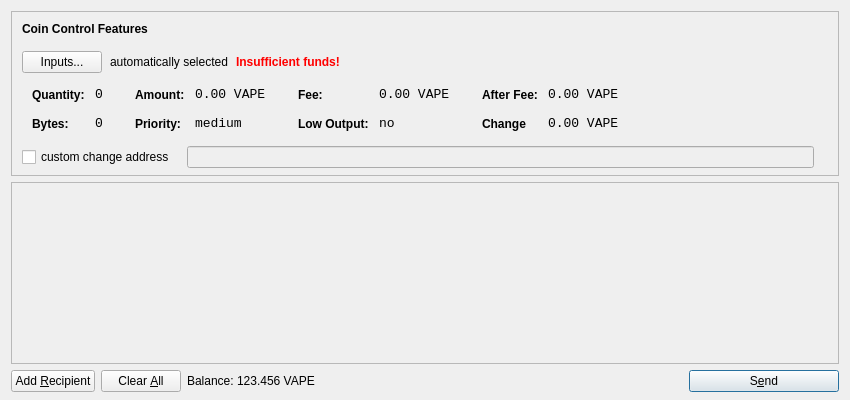
<?xml version="1.0" encoding="UTF-8"?>
<ui version="4.0">
 <class>SendCoinsDialog</class>
 <widget class="QDialog" name="SendCoinsDialog">
  <property name="geometry">
   <rect>
    <x>0</x>
    <y>0</y>
    <width>850</width>
    <height>400</height>
   </rect>
  </property>
  <property name="windowTitle">
   <string>Send Coins</string>
  </property>
  <layout class="QVBoxLayout" name="verticalLayout" stretch="0,1,0">
   <property name="bottomMargin">
    <number>8</number>
   </property>
   <item>
    <widget class="QFrame" name="frameCoinControl">
     <property name="sizePolicy">
      <sizepolicy hsizetype="Expanding" vsizetype="Expanding">
       <horstretch>0</horstretch>
       <verstretch>0</verstretch>
      </sizepolicy>
     </property>
     <property name="maximumSize">
      <size>
       <width>16777215</width>
       <height>16777215</height>
      </size>
     </property>
     <property name="frameShape">
      <enum>QFrame::StyledPanel</enum>
     </property>
     <property name="frameShadow">
      <enum>QFrame::Sunken</enum>
     </property>
     <layout class="QVBoxLayout" name="verticalLayoutCoinControl2">
      <property name="spacing">
       <number>-1</number>
      </property>
      <property name="leftMargin">
       <number>0</number>
      </property>
      <property name="topMargin">
       <number>0</number>
      </property>
      <property name="rightMargin">
       <number>0</number>
      </property>
      <property name="bottomMargin">
       <number>6</number>
      </property>
      <item>
       <layout class="QVBoxLayout" name="verticalLayoutCoinControl" stretch="0,0,0,0,1">
        <property name="spacing">
         <number>0</number>
        </property>
        <property name="leftMargin">
         <number>10</number>
        </property>
        <property name="topMargin">
         <number>10</number>
        </property>
        <item>
         <layout class="QHBoxLayout" name="horizontalLayoutCoinControl1">
          <property name="bottomMargin">
           <number>15</number>
          </property>
          <item>
           <widget class="QLabel" name="labelCoinControlFeatures">
            <property name="sizePolicy">
             <sizepolicy hsizetype="Preferred" vsizetype="Maximum">
              <horstretch>0</horstretch>
              <verstretch>0</verstretch>
             </sizepolicy>
            </property>
            <property name="font">
             <font>
              <weight>75</weight>
              <bold>true</bold>
             </font>
            </property>
            <property name="styleSheet">
             <string notr="true">font-weight:bold;</string>
            </property>
            <property name="text">
             <string>Coin Control Features</string>
            </property>
           </widget>
          </item>
         </layout>
        </item>
        <item>
         <layout class="QHBoxLayout" name="horizontalLayoutCoinControl2" stretch="0,0,0,0">
          <property name="spacing">
           <number>8</number>
          </property>
          <property name="bottomMargin">
           <number>10</number>
          </property>
          <item>
           <widget class="QPushButton" name="pushButtonCoinControl">
            <property name="styleSheet">
             <string notr="true"/>
            </property>
            <property name="text">
             <string>Inputs...</string>
            </property>
           </widget>
          </item>
          <item>
           <widget class="QLabel" name="labelCoinControlAutomaticallySelected">
            <property name="text">
             <string>automatically selected</string>
            </property>
            <property name="margin">
             <number>5</number>
            </property>
           </widget>
          </item>
          <item>
           <widget class="QLabel" name="labelCoinControlInsuffFunds">
            <property name="font">
             <font>
              <weight>75</weight>
              <bold>true</bold>
             </font>
            </property>
            <property name="styleSheet">
             <string notr="true">color:red;font-weight:bold;</string>
            </property>
            <property name="text">
             <string>Insufficient funds!</string>
            </property>
            <property name="margin">
             <number>5</number>
            </property>
           </widget>
          </item>
          <item>
           <spacer name="horizontalSpacerCoinControl">
            <property name="orientation">
             <enum>Qt::Horizontal</enum>
            </property>
            <property name="sizeHint" stdset="0">
             <size>
              <width>40</width>
              <height>1</height>
             </size>
            </property>
           </spacer>
          </item>
         </layout>
        </item>
        <item>
         <widget class="QWidget" name="widgetCoinControl" native="true">
          <property name="sizePolicy">
           <sizepolicy hsizetype="Preferred" vsizetype="Preferred">
            <horstretch>0</horstretch>
            <verstretch>0</verstretch>
           </sizepolicy>
          </property>
          <property name="minimumSize">
           <size>
            <width>0</width>
            <height>0</height>
           </size>
          </property>
          <property name="styleSheet">
           <string notr="true"/>
          </property>
          <layout class="QHBoxLayout" name="horizontalLayoutCoinControl5">
           <property name="margin">
            <number>0</number>
           </property>
           <item>
            <layout class="QHBoxLayout" name="horizontalLayoutCoinControl3" stretch="0,0,0,1">
             <property name="spacing">
              <number>20</number>
             </property>
             <property name="topMargin">
              <number>0</number>
             </property>
             <property name="bottomMargin">
              <number>10</number>
             </property>
             <item>
              <layout class="QFormLayout" name="formLayoutCoinControl1">
               <property name="horizontalSpacing">
                <number>10</number>
               </property>
               <property name="verticalSpacing">
                <number>14</number>
               </property>
               <property name="leftMargin">
                <number>10</number>
               </property>
               <property name="topMargin">
                <number>4</number>
               </property>
               <property name="rightMargin">
                <number>6</number>
               </property>
               <item row="0" column="0">
                <widget class="QLabel" name="labelCoinControlQuantityText">
                 <property name="styleSheet">
                  <string notr="true">font-weight:bold;</string>
                 </property>
                 <property name="text">
                  <string>Quantity:</string>
                 </property>
                 <property name="margin">
                  <number>0</number>
                 </property>
                </widget>
               </item>
               <item row="0" column="1">
                <widget class="QLabel" name="labelCoinControlQuantity">
                 <property name="font">
                  <font>
                   <family>Monospace</family>
                   <pointsize>10</pointsize>
                  </font>
                 </property>
                 <property name="cursor">
                  <cursorShape>IBeamCursor</cursorShape>
                 </property>
                 <property name="contextMenuPolicy">
                  <enum>Qt::ActionsContextMenu</enum>
                 </property>
                 <property name="text">
                  <string>0</string>
                 </property>
                 <property name="margin">
                  <number>0</number>
                 </property>
                 <property name="textInteractionFlags">
                  <set>Qt::LinksAccessibleByMouse|Qt::TextSelectableByKeyboard|Qt::TextSelectableByMouse</set>
                 </property>
                </widget>
               </item>
               <item row="1" column="0">
                <widget class="QLabel" name="labelCoinControlBytesText">
                 <property name="styleSheet">
                  <string notr="true">font-weight:bold;</string>
                 </property>
                 <property name="text">
                  <string>Bytes:</string>
                 </property>
                </widget>
               </item>
               <item row="1" column="1">
                <widget class="QLabel" name="labelCoinControlBytes">
                 <property name="font">
                  <font>
                   <family>Monospace</family>
                   <pointsize>10</pointsize>
                  </font>
                 </property>
                 <property name="cursor">
                  <cursorShape>IBeamCursor</cursorShape>
                 </property>
                 <property name="contextMenuPolicy">
                  <enum>Qt::ActionsContextMenu</enum>
                 </property>
                 <property name="text">
                  <string>0</string>
                 </property>
                 <property name="textInteractionFlags">
                  <set>Qt::LinksAccessibleByMouse|Qt::TextSelectableByKeyboard|Qt::TextSelectableByMouse</set>
                 </property>
                </widget>
               </item>
              </layout>
             </item>
             <item>
              <layout class="QFormLayout" name="formLayoutCoinControl2">
               <property name="horizontalSpacing">
                <number>10</number>
               </property>
               <property name="verticalSpacing">
                <number>14</number>
               </property>
               <property name="leftMargin">
                <number>6</number>
               </property>
               <property name="topMargin">
                <number>4</number>
               </property>
               <property name="rightMargin">
                <number>6</number>
               </property>
               <item row="0" column="0">
                <widget class="QLabel" name="labelCoinControlAmountText">
                 <property name="styleSheet">
                  <string notr="true">font-weight:bold;</string>
                 </property>
                 <property name="text">
                  <string>Amount:</string>
                 </property>
                 <property name="margin">
                  <number>0</number>
                 </property>
                </widget>
               </item>
               <item row="0" column="1">
                <widget class="QLabel" name="labelCoinControlAmount">
                 <property name="font">
                  <font>
                   <family>Monospace</family>
                   <pointsize>10</pointsize>
                  </font>
                 </property>
                 <property name="cursor">
                  <cursorShape>IBeamCursor</cursorShape>
                 </property>
                 <property name="contextMenuPolicy">
                  <enum>Qt::ActionsContextMenu</enum>
                 </property>
                 <property name="text">
                  <string notr="true">0.00 VAPE</string>
                 </property>
                 <property name="textInteractionFlags">
                  <set>Qt::LinksAccessibleByMouse|Qt::TextSelectableByKeyboard|Qt::TextSelectableByMouse</set>
                 </property>
                </widget>
               </item>
               <item row="1" column="0">
                <widget class="QLabel" name="labelCoinControlPriorityText">
                 <property name="styleSheet">
                  <string notr="true">font-weight:bold;</string>
                 </property>
                 <property name="text">
                  <string>Priority:</string>
                 </property>
                </widget>
               </item>
               <item row="1" column="1">
                <widget class="QLabel" name="labelCoinControlPriority">
                 <property name="font">
                  <font>
                   <family>Monospace</family>
                   <pointsize>10</pointsize>
                  </font>
                 </property>
                 <property name="cursor">
                  <cursorShape>IBeamCursor</cursorShape>
                 </property>
                 <property name="contextMenuPolicy">
                  <enum>Qt::ActionsContextMenu</enum>
                 </property>
                 <property name="text">
                  <string>medium</string>
                 </property>
                 <property name="textInteractionFlags">
                  <set>Qt::LinksAccessibleByMouse|Qt::TextSelectableByKeyboard|Qt::TextSelectableByMouse</set>
                 </property>
                </widget>
               </item>
              </layout>
             </item>
             <item>
              <layout class="QFormLayout" name="formLayoutCoinControl3">
               <property name="horizontalSpacing">
                <number>10</number>
               </property>
               <property name="verticalSpacing">
                <number>14</number>
               </property>
               <property name="leftMargin">
                <number>6</number>
               </property>
               <property name="topMargin">
                <number>4</number>
               </property>
               <property name="rightMargin">
                <number>6</number>
               </property>
               <item row="0" column="0">
                <widget class="QLabel" name="labelCoinControlFeeText">
                 <property name="styleSheet">
                  <string notr="true">font-weight:bold;</string>
                 </property>
                 <property name="text">
                  <string>Fee:</string>
                 </property>
                 <property name="margin">
                  <number>0</number>
                 </property>
                </widget>
               </item>
               <item row="0" column="1">
                <widget class="QLabel" name="labelCoinControlFee">
                 <property name="font">
                  <font>
                   <family>Monospace</family>
                   <pointsize>10</pointsize>
                  </font>
                 </property>
                 <property name="cursor">
                  <cursorShape>IBeamCursor</cursorShape>
                 </property>
                 <property name="contextMenuPolicy">
                  <enum>Qt::ActionsContextMenu</enum>
                 </property>
                 <property name="text">
                  <string notr="true">0.00 VAPE</string>
                 </property>
                 <property name="textInteractionFlags">
                  <set>Qt::LinksAccessibleByMouse|Qt::TextSelectableByKeyboard|Qt::TextSelectableByMouse</set>
                 </property>
                </widget>
               </item>
               <item row="1" column="0">
                <widget class="QLabel" name="labelCoinControlLowOutputText">
                 <property name="styleSheet">
                  <string notr="true">font-weight:bold;</string>
                 </property>
                 <property name="text">
                  <string>Low Output:</string>
                 </property>
                </widget>
               </item>
               <item row="1" column="1">
                <widget class="QLabel" name="labelCoinControlLowOutput">
                 <property name="font">
                  <font>
                   <family>Monospace</family>
                   <pointsize>10</pointsize>
                  </font>
                 </property>
                 <property name="cursor">
                  <cursorShape>IBeamCursor</cursorShape>
                 </property>
                 <property name="contextMenuPolicy">
                  <enum>Qt::ActionsContextMenu</enum>
                 </property>
                 <property name="text">
                  <string>no</string>
                 </property>
                 <property name="textInteractionFlags">
                  <set>Qt::LinksAccessibleByMouse|Qt::TextSelectableByKeyboard|Qt::TextSelectableByMouse</set>
                 </property>
                </widget>
               </item>
              </layout>
             </item>
             <item>
              <layout class="QFormLayout" name="formLayoutCoinControl4">
               <property name="horizontalSpacing">
                <number>10</number>
               </property>
               <property name="verticalSpacing">
                <number>14</number>
               </property>
               <property name="leftMargin">
                <number>6</number>
               </property>
               <property name="topMargin">
                <number>4</number>
               </property>
               <property name="rightMargin">
                <number>6</number>
               </property>
               <item row="0" column="0">
                <widget class="QLabel" name="labelCoinControlAfterFeeText">
                 <property name="styleSheet">
                  <string notr="true">font-weight:bold;</string>
                 </property>
                 <property name="text">
                  <string>After Fee:</string>
                 </property>
                 <property name="margin">
                  <number>0</number>
                 </property>
                </widget>
               </item>
               <item row="0" column="1">
                <widget class="QLabel" name="labelCoinControlAfterFee">
                 <property name="font">
                  <font>
                   <family>Monospace</family>
                   <pointsize>10</pointsize>
                  </font>
                 </property>
                 <property name="cursor">
                  <cursorShape>IBeamCursor</cursorShape>
                 </property>
                 <property name="contextMenuPolicy">
                  <enum>Qt::ActionsContextMenu</enum>
                 </property>
                 <property name="text">
                  <string notr="true">0.00 VAPE</string>
                 </property>
                 <property name="textInteractionFlags">
                  <set>Qt::LinksAccessibleByMouse|Qt::TextSelectableByKeyboard|Qt::TextSelectableByMouse</set>
                 </property>
                </widget>
               </item>
               <item row="1" column="0">
                <widget class="QLabel" name="labelCoinControlChangeText">
                 <property name="styleSheet">
                  <string notr="true">font-weight:bold;</string>
                 </property>
                 <property name="text">
                  <string>Change</string>
                 </property>
                </widget>
               </item>
               <item row="1" column="1">
                <widget class="QLabel" name="labelCoinControlChange">
                 <property name="font">
                  <font>
                   <family>Monospace</family>
                   <pointsize>10</pointsize>
                  </font>
                 </property>
                 <property name="cursor">
                  <cursorShape>IBeamCursor</cursorShape>
                 </property>
                 <property name="contextMenuPolicy">
                  <enum>Qt::ActionsContextMenu</enum>
                 </property>
                 <property name="text">
                  <string notr="true">0.00 VAPE</string>
                 </property>
                 <property name="textInteractionFlags">
                  <set>Qt::LinksAccessibleByMouse|Qt::TextSelectableByKeyboard|Qt::TextSelectableByMouse</set>
                 </property>
                </widget>
               </item>
              </layout>
             </item>
            </layout>
           </item>
          </layout>
         </widget>
        </item>
        <item>
         <layout class="QHBoxLayout" name="horizontalLayoutCoinControl4" stretch="0,0,0">
          <property name="spacing">
           <number>12</number>
          </property>
          <property name="sizeConstraint">
           <enum>QLayout::SetDefaultConstraint</enum>
          </property>
          <property name="topMargin">
           <number>5</number>
          </property>
          <property name="rightMargin">
           <number>5</number>
          </property>
          <item>
           <widget class="QCheckBox" name="checkBoxCoinControlChange">
            <property name="text">
             <string>custom change address</string>
            </property>
           </widget>
          </item>
          <item>
           <widget class="QLineEdit" name="lineEditCoinControlChange">
            <property name="enabled">
             <bool>false</bool>
            </property>
            <property name="sizePolicy">
             <sizepolicy hsizetype="Expanding" vsizetype="Fixed">
              <horstretch>0</horstretch>
              <verstretch>0</verstretch>
             </sizepolicy>
            </property>
           </widget>
          </item>
          <item>
           <widget class="QLabel" name="labelCoinControlChangeLabel">
            <property name="sizePolicy">
             <sizepolicy hsizetype="Preferred" vsizetype="Expanding">
              <horstretch>0</horstretch>
              <verstretch>0</verstretch>
             </sizepolicy>
            </property>
            <property name="minimumSize">
             <size>
              <width>0</width>
              <height>0</height>
             </size>
            </property>
            <property name="text">
             <string/>
            </property>
            <property name="margin">
             <number>3</number>
            </property>
           </widget>
          </item>
         </layout>
        </item>
        <item>
         <spacer name="verticalSpacerCoinControl">
          <property name="orientation">
           <enum>Qt::Vertical</enum>
          </property>
          <property name="sizeHint" stdset="0">
           <size>
            <width>800</width>
            <height>1</height>
           </size>
          </property>
         </spacer>
        </item>
       </layout>
      </item>
     </layout>
    </widget>
   </item>
   <item>
    <widget class="QScrollArea" name="scrollArea">
     <property name="widgetResizable">
      <bool>true</bool>
     </property>
     <widget class="QWidget" name="scrollAreaWidgetContents">
      <property name="geometry">
       <rect>
        <x>0</x>
        <y>0</y>
        <width>830</width>
        <height>165</height>
       </rect>
      </property>
      <layout class="QVBoxLayout" name="verticalLayout_2">
       <property name="margin">
        <number>0</number>
       </property>
       <item>
        <layout class="QVBoxLayout" name="entries">
         <property name="spacing">
          <number>6</number>
         </property>
        </layout>
       </item>
       <item>
        <spacer name="verticalSpacer">
         <property name="orientation">
          <enum>Qt::Vertical</enum>
         </property>
         <property name="sizeHint" stdset="0">
          <size>
           <width>20</width>
           <height>40</height>
          </size>
         </property>
        </spacer>
       </item>
      </layout>
     </widget>
    </widget>
   </item>
   <item>
    <layout class="QHBoxLayout" name="horizontalLayout">
     <item>
      <widget class="QPushButton" name="addButton">
       <property name="toolTip">
        <string>Send to multiple recipients at once</string>
       </property>
       <property name="text">
        <string>Add &amp;Recipient</string>
       </property>
       <property name="autoDefault">
        <bool>false</bool>
       </property>
      </widget>
     </item>
     <item>
      <widget class="QPushButton" name="clearButton">
       <property name="sizePolicy">
        <sizepolicy hsizetype="Minimum" vsizetype="Fixed">
         <horstretch>0</horstretch>
         <verstretch>0</verstretch>
        </sizepolicy>
       </property>
       <property name="toolTip">
        <string>Remove all transaction fields</string>
       </property>
       <property name="text">
        <string>Clear &amp;All</string>
       </property>
       <property name="autoRepeatDelay">
        <number>300</number>
       </property>
       <property name="autoDefault">
        <bool>false</bool>
       </property>
      </widget>
     </item>
     <item>
      <layout class="QHBoxLayout" name="horizontalLayout_2">
       <property name="spacing">
        <number>3</number>
       </property>
       <item>
        <widget class="QLabel" name="label">
         <property name="sizePolicy">
          <sizepolicy hsizetype="Preferred" vsizetype="Fixed">
           <horstretch>0</horstretch>
           <verstretch>0</verstretch>
          </sizepolicy>
         </property>
         <property name="text">
          <string>Balance:</string>
         </property>
        </widget>
       </item>
       <item>
        <widget class="QLabel" name="labelBalance">
         <property name="sizePolicy">
          <sizepolicy hsizetype="Preferred" vsizetype="Fixed">
           <horstretch>0</horstretch>
           <verstretch>0</verstretch>
          </sizepolicy>
         </property>
         <property name="cursor">
          <cursorShape>IBeamCursor</cursorShape>
         </property>
         <property name="text">
          <string notr="true">123.456 VAPE</string>
         </property>
         <property name="textInteractionFlags">
          <set>Qt::LinksAccessibleByMouse|Qt::TextSelectableByKeyboard|Qt::TextSelectableByMouse</set>
         </property>
        </widget>
       </item>
      </layout>
     </item>
     <item>
      <spacer name="horizontalSpacer">
       <property name="orientation">
        <enum>Qt::Horizontal</enum>
       </property>
       <property name="sizeHint" stdset="0">
        <size>
         <width>40</width>
         <height>20</height>
        </size>
       </property>
      </spacer>
     </item>
     <item>
      <widget class="QPushButton" name="sendButton">
       <property name="minimumSize">
        <size>
         <width>150</width>
         <height>0</height>
        </size>
       </property>
       <property name="toolTip">
        <string>Confirm the send action</string>
       </property>
       <property name="text">
        <string>S&amp;end</string>
       </property>
       <property name="icon">
        <iconset resource="../bitcoin.qrc">
         <normaloff>:/icons/send</normaloff>:/icons/send</iconset>
       </property>
       <property name="default">
        <bool>true</bool>
       </property>
      </widget>
     </item>
    </layout>
   </item>
  </layout>
 </widget>
 <resources>
  <include location="../bitcoin.qrc"/>
 </resources>
 <connections/>
</ui>
